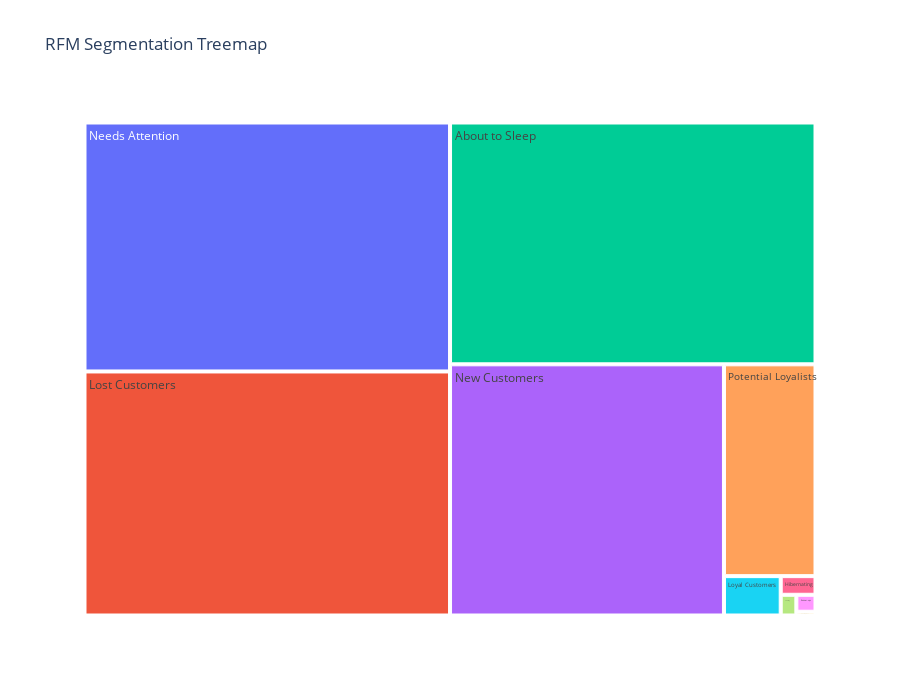

Notebook code cell kept with this figure:
### Markdown cell above
### 6.3.3. Treemap

### Code cell
# RFM Segment Treemap
# Create Treemap
fig = px.treemap(
    data_frame=agg_segment
    ,height=700
    ,path=['Segment']
    ,values='Proportion'
    ,color_continuous_scale='Viridis'
    ,title="RFM Segmentation Treemap"
)

# Show Plot
fig.show()

### Figure 1 — Plotly figure (JSON) as saved in the notebook; plotly's stock layout.template omitted (floating-point values rounded to 4 significant figures)
{"data": [{"branchvalues": "total", "domain": {"x": [0, 1], "y": [0, 1]}, "hovertemplate": "labels=%{label}<br>Proportion=%{value}<br>parent=%{parent}<br>id=%{id}<extra></extra>", "ids": ["About to Sleep", "Champions", "Hibernating", "Lost Customers", "Loyal Customers", "Needs Attention", "New Customers", "Potential Loyalists", "Promising", "Runner-ups"], "labels": ["About to Sleep", "Champions", "Hibernating", "Lost Customers", "Loyal Customers", "Needs Attention", "New Customers", "Potential Loyalists", "Promising", "Runner-ups"], "name": "", "parents": ["", "", "", "", "", "", "", "", "", ""], "type": "treemap", "values": [24.52, 0.02, 0.18, 24.75, 0.62, 25.25, 19.09, 5.38, 0.09, 0.09]}], "layout": {"height": 700, "legend": {"tracegroupgap": 0}, "title": {"text": "RFM Segmentation Treemap"}}}
